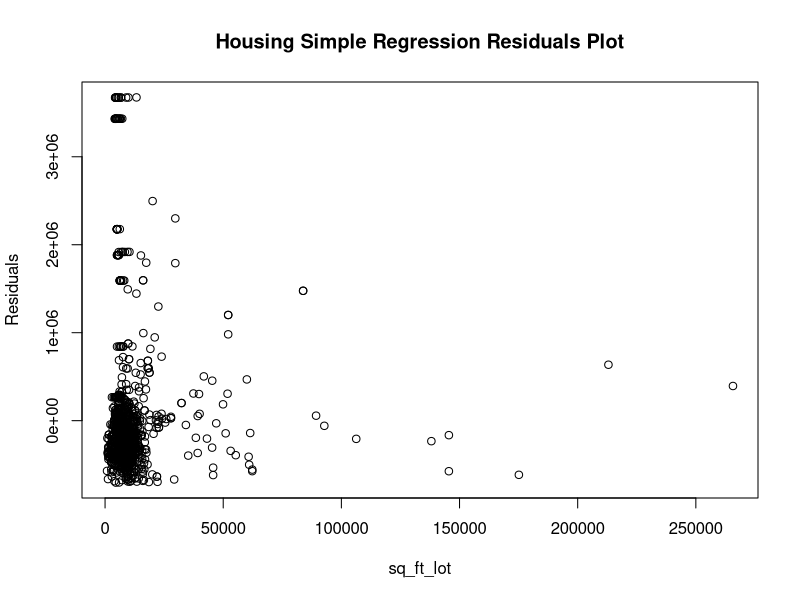
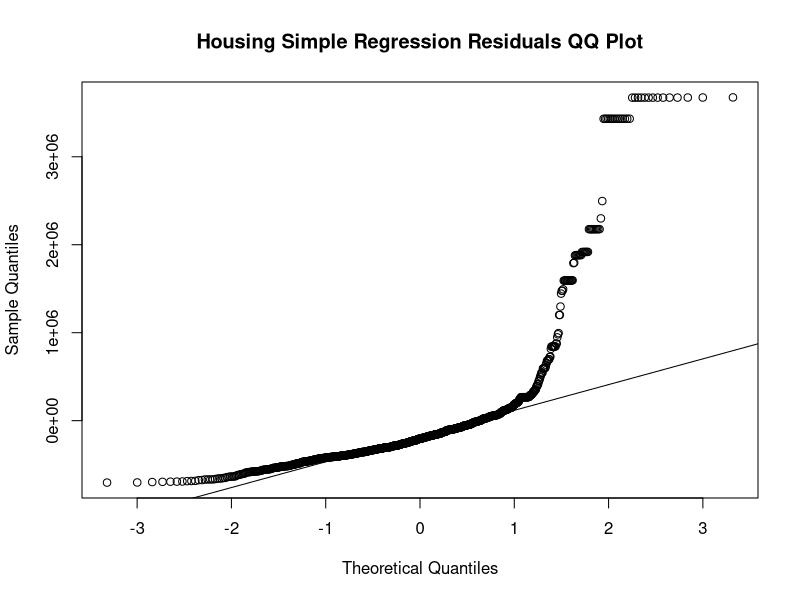
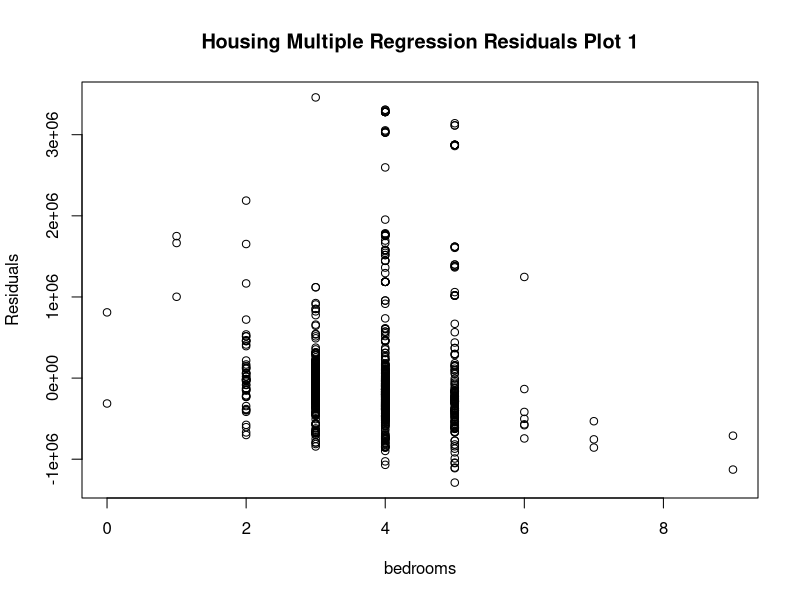
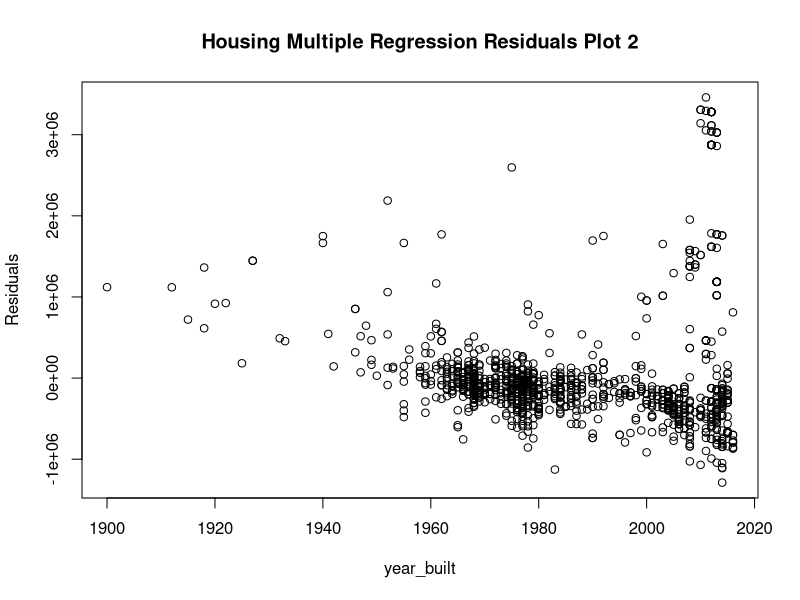
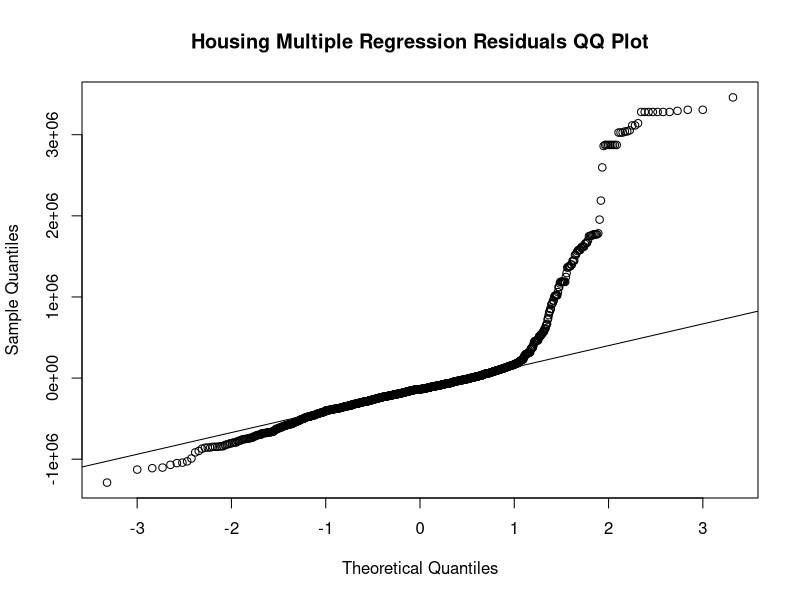

Generate these figures, in order, with R:
## ---- chunk 1
knitr::opts_chunk$set(echo = TRUE)
## ---- chunk 2
# Assignment Start

# Upload readr library for file importing

library(readr)

# set working directory for smooth file importing

setwd("C:/Users/dbzda/Documents/School/DSC 520 Statistics for Data Science")

# Import the converted Housing CSV file to view its properties

housing <- read_csv("Housing.csv", show_col_types = FALSE)
## ---- chunk 3
transformed_housing <- na.omit(housing)

names(transformed_housing)[names(transformed_housing) == "Sale Price"] <- "sale_price"
## ---- chunk 4
# Accomplishing the creation of a simple linear regression model requires 
# the use of the built-in lm() function

simple_housing_model <- lm(sale_price ~ sq_ft_lot, data = transformed_housing)
## ---- chunk 5
summary(simple_housing_model)
## ---- chunk 6
# Storing the residuals in a variable allows them to be plotted

residual_simple_model <- residuals(simple_housing_model)

# I am using the base R plot() function to plot the residuals with proper labeling

plot(transformed_housing$sq_ft_lot, residual_simple_model, 
     main = "Housing Simple Regression Residuals Plot", xlab = "sq_ft_lot",
     ylab = "Residuals")
## ---- chunk 7
# Creating a qqplot involves the use of the qqnorm() function in base R and 
# for a better visual, I will also use the qqline() function to add a 
# line for reference

qqnorm(residual_simple_model, main = "Housing Simple Regression Residuals QQ Plot")
qqline(residual_simple_model)
## ---- chunk 8
# Creation of multiple linear regression model using bedrooms and year_built

multiple_housing_model <- lm(sale_price ~ bedrooms +year_built, data = transformed_housing)
## ---- chunk 9
summary(multiple_housing_model)
## ---- chunk 10
residual_multiple_model <- residuals(multiple_housing_model)

# To plot both variables with the residuals of the model, two plots will need
# to be made (one for each independent variable)

plot(transformed_housing$bedrooms, residual_multiple_model, 
     main = "Housing Multiple Regression Residuals Plot 1", xlab = "bedrooms",
     ylab = "Residuals")

plot(transformed_housing$year_built, residual_multiple_model, 
     main = "Housing Multiple Regression Residuals Plot 2", xlab = "year_built",
     ylab = "Residuals")
## ---- chunk 11
qqnorm(residual_multiple_model, main = "Housing Multiple Regression Residuals QQ Plot")
qqline(residual_multiple_model)
## ---- chunk 12
anova_test <- anova(multiple_housing_model)
anova_test
## ---- chunk 13

# Load the Metrics package

library(Metrics)

# Making predictions for the simple linear regression model

predicted_simple_model <- predict(object = simple_housing_model, 
                                  newdata = transformed_housing)

# Obtaining the RMSE from the actual versus predicted model values for sq_ft_lot

rmse(transformed_housing$sq_ft_lot, predicted_simple_model)
## ---- chunk 14
# Making predictions for the multiple linear regression model

predicted_multiple_model <- predict(object = multiple_housing_model, 
                                    newdata = transformed_housing)

# Obtaining the RMSE from the actual versus predicted model values for both 
# bedrooms and year_built requires two RMSE values to be calculated

rmse(transformed_housing$bedrooms, predicted_multiple_model)

rmse(transformed_housing$year_built, predicted_multiple_model)
